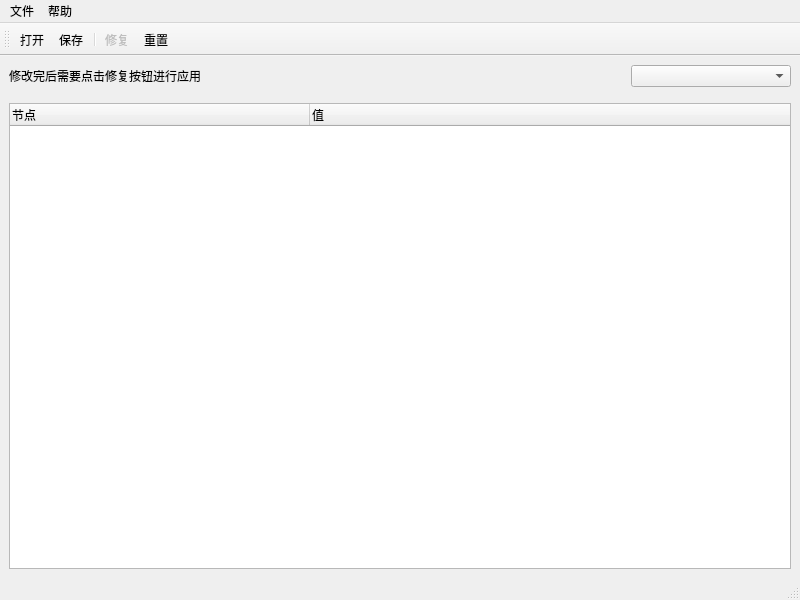
<?xml version="1.0" encoding="UTF-8"?>
<ui version="4.0">
 <class>wibu_reader</class>
 <widget class="QMainWindow" name="wibu_reader">
  <property name="geometry">
   <rect>
    <x>0</x>
    <y>0</y>
    <width>800</width>
    <height>600</height>
   </rect>
  </property>
  <property name="windowTitle">
   <string>Wibu Reader</string>
  </property>
  <property name="toolButtonStyle">
   <enum>Qt::ToolButtonIconOnly</enum>
  </property>
  <property name="animated">
   <bool>true</bool>
  </property>
  <property name="documentMode">
   <bool>false</bool>
  </property>
  <property name="tabShape">
   <enum>QTabWidget::Rounded</enum>
  </property>
  <widget class="QWidget" name="centralwidget">
   <layout class="QVBoxLayout" name="verticalLayout">
    <item>
     <layout class="QHBoxLayout" name="horizontalLayout">
      <item>
       <widget class="QLabel" name="label">
        <property name="text">
         <string>修改完后需要点击修复按钮进行应用</string>
        </property>
       </widget>
      </item>
      <item>
       <spacer name="horizontalSpacer_2">
        <property name="orientation">
         <enum>Qt::Horizontal</enum>
        </property>
        <property name="sizeHint" stdset="0">
         <size>
          <width>40</width>
          <height>20</height>
         </size>
        </property>
       </spacer>
      </item>
      <item>
       <widget class="QComboBox" name="comboBox">
        <property name="minimumSize">
         <size>
          <width>160</width>
          <height>16</height>
         </size>
        </property>
       </widget>
      </item>
     </layout>
    </item>
    <item>
     <widget class="QTabWidget" name="tabWidget">
      <property name="sizePolicy">
       <sizepolicy hsizetype="Expanding" vsizetype="Maximum">
        <horstretch>0</horstretch>
        <verstretch>0</verstretch>
       </sizepolicy>
      </property>
      <property name="minimumSize">
       <size>
        <width>0</width>
        <height>0</height>
       </size>
      </property>
      <property name="maximumSize">
       <size>
        <width>16777215</width>
        <height>24</height>
       </size>
      </property>
      <property name="tabShape">
       <enum>QTabWidget::Rounded</enum>
      </property>
      <property name="currentIndex">
       <number>-1</number>
      </property>
      <property name="documentMode">
       <bool>true</bool>
      </property>
      <property name="tabsClosable">
       <bool>true</bool>
      </property>
      <property name="movable">
       <bool>true</bool>
      </property>
     </widget>
    </item>
    <item>
     <widget class="QTreeWidget" name="treeWidget">
      <property name="editTriggers">
       <set>QAbstractItemView::NoEditTriggers</set>
      </property>
      <property name="indentation">
       <number>20</number>
      </property>
      <attribute name="headerDefaultSectionSize">
       <number>300</number>
      </attribute>
      <column>
       <property name="text">
        <string>节点</string>
       </property>
      </column>
      <column>
       <property name="text">
        <string>值</string>
       </property>
      </column>
     </widget>
    </item>
   </layout>
  </widget>
  <widget class="QMenuBar" name="menubar">
   <property name="geometry">
    <rect>
     <x>0</x>
     <y>0</y>
     <width>800</width>
     <height>23</height>
    </rect>
   </property>
   <widget class="QMenu" name="menu_file">
    <property name="title">
     <string>文件</string>
    </property>
    <widget class="QMenu" name="menu">
     <property name="title">
      <string>导出</string>
     </property>
     <property name="icon">
      <iconset>
       <normaloff>:/icon/Save.ico</normaloff>:/icon/Save.ico</iconset>
     </property>
     <addaction name="save_as_bin"/>
     <addaction name="save_as_xml"/>
    </widget>
    <addaction name="open"/>
    <addaction name="save"/>
    <addaction name="menu"/>
    <addaction name="exit"/>
   </widget>
   <widget class="QMenu" name="menu_help">
    <property name="title">
     <string>帮助</string>
    </property>
    <addaction name="about"/>
   </widget>
   <addaction name="menu_file"/>
   <addaction name="menu_help"/>
  </widget>
  <widget class="QStatusBar" name="statusbar">
   <property name="tabletTracking">
    <bool>false</bool>
   </property>
  </widget>
  <widget class="QToolBar" name="toolBar">
   <property name="windowTitle">
    <string>toolBar</string>
   </property>
   <attribute name="toolBarArea">
    <enum>TopToolBarArea</enum>
   </attribute>
   <attribute name="toolBarBreak">
    <bool>false</bool>
   </attribute>
   <addaction name="open"/>
   <addaction name="save"/>
   <addaction name="separator"/>
   <addaction name="fix"/>
   <addaction name="reset"/>
  </widget>
  <action name="open">
   <property name="icon">
    <iconset resource="toolbar.qrc">
     <normaloff>:/toolbar/Open.png</normaloff>:/toolbar/Open.png</iconset>
   </property>
   <property name="text">
    <string>打开</string>
   </property>
  </action>
  <action name="exit">
   <property name="icon">
    <iconset resource="toolbar.qrc">
     <normaloff>:/toolbar/Close.png</normaloff>:/toolbar/Close.png</iconset>
   </property>
   <property name="text">
    <string>退出</string>
   </property>
  </action>
  <action name="save_as_bin">
   <property name="icon">
    <iconset resource="toolbar.qrc">
     <normaloff>:/toolbar/Save.png</normaloff>:/toolbar/Save.png</iconset>
   </property>
   <property name="text">
    <string>输出二进制</string>
   </property>
  </action>
  <action name="save_as_xml">
   <property name="icon">
    <iconset resource="toolbar.qrc">
     <normaloff>:/toolbar/Save.png</normaloff>:/toolbar/Save.png</iconset>
   </property>
   <property name="text">
    <string>输出xml</string>
   </property>
  </action>
  <action name="save">
   <property name="icon">
    <iconset resource="toolbar.qrc">
     <normaloff>:/toolbar/Save.png</normaloff>:/toolbar/Save.png</iconset>
   </property>
   <property name="text">
    <string>保存</string>
   </property>
  </action>
  <action name="about">
   <property name="icon">
    <iconset resource="toolbar.qrc">
     <normaloff>:/toolbar/About.png</normaloff>:/toolbar/About.png</iconset>
   </property>
   <property name="text">
    <string>关于</string>
   </property>
  </action>
  <action name="fix">
   <property name="enabled">
    <bool>false</bool>
   </property>
   <property name="icon">
    <iconset resource="toolbar.qrc">
     <normaloff>:/toolbar/Check.png</normaloff>:/toolbar/Check.png</iconset>
   </property>
   <property name="text">
    <string>修复</string>
   </property>
   <property name="toolTip">
    <string>修复</string>
   </property>
  </action>
  <action name="reset">
   <property name="icon">
    <iconset resource="toolbar.qrc">
     <normaloff>:/toolbar/Break.png</normaloff>:/toolbar/Break.png</iconset>
   </property>
   <property name="text">
    <string>重置</string>
   </property>
  </action>
 </widget>
 <resources>
  <include location="toolbar.qrc"/>
 </resources>
 <connections>
  <connection>
   <sender>open</sender>
   <signal>triggered()</signal>
   <receiver>wibu_reader</receiver>
   <slot>update()</slot>
   <hints>
    <hint type="sourcelabel">
     <x>-1</x>
     <y>-1</y>
    </hint>
    <hint type="destinationlabel">
     <x>399</x>
     <y>299</y>
    </hint>
   </hints>
  </connection>
  <connection>
   <sender>about</sender>
   <signal>triggered()</signal>
   <receiver>wibu_reader</receiver>
   <slot>update()</slot>
   <hints>
    <hint type="sourcelabel">
     <x>-1</x>
     <y>-1</y>
    </hint>
    <hint type="destinationlabel">
     <x>399</x>
     <y>299</y>
    </hint>
   </hints>
  </connection>
  <connection>
   <sender>exit</sender>
   <signal>triggered()</signal>
   <receiver>wibu_reader</receiver>
   <slot>close()</slot>
   <hints>
    <hint type="sourcelabel">
     <x>-1</x>
     <y>-1</y>
    </hint>
    <hint type="destinationlabel">
     <x>399</x>
     <y>299</y>
    </hint>
   </hints>
  </connection>
  <connection>
   <sender>fix</sender>
   <signal>triggered()</signal>
   <receiver>wibu_reader</receiver>
   <slot>update()</slot>
   <hints>
    <hint type="sourcelabel">
     <x>-1</x>
     <y>-1</y>
    </hint>
    <hint type="destinationlabel">
     <x>399</x>
     <y>299</y>
    </hint>
   </hints>
  </connection>
  <connection>
   <sender>save</sender>
   <signal>triggered()</signal>
   <receiver>wibu_reader</receiver>
   <slot>update()</slot>
   <hints>
    <hint type="sourcelabel">
     <x>-1</x>
     <y>-1</y>
    </hint>
    <hint type="destinationlabel">
     <x>399</x>
     <y>299</y>
    </hint>
   </hints>
  </connection>
  <connection>
   <sender>save_as_bin</sender>
   <signal>triggered()</signal>
   <receiver>wibu_reader</receiver>
   <slot>update()</slot>
   <hints>
    <hint type="sourcelabel">
     <x>-1</x>
     <y>-1</y>
    </hint>
    <hint type="destinationlabel">
     <x>399</x>
     <y>299</y>
    </hint>
   </hints>
  </connection>
  <connection>
   <sender>save_as_xml</sender>
   <signal>triggered()</signal>
   <receiver>wibu_reader</receiver>
   <slot>update()</slot>
   <hints>
    <hint type="sourcelabel">
     <x>-1</x>
     <y>-1</y>
    </hint>
    <hint type="destinationlabel">
     <x>399</x>
     <y>299</y>
    </hint>
   </hints>
  </connection>
  <connection>
   <sender>comboBox</sender>
   <signal>currentIndexChanged(int)</signal>
   <receiver>wibu_reader</receiver>
   <slot>update()</slot>
   <hints>
    <hint type="sourcelabel">
     <x>709</x>
     <y>76</y>
    </hint>
    <hint type="destinationlabel">
     <x>399</x>
     <y>299</y>
    </hint>
   </hints>
  </connection>
  <connection>
   <sender>reset</sender>
   <signal>triggered()</signal>
   <receiver>wibu_reader</receiver>
   <slot>update()</slot>
   <hints>
    <hint type="sourcelabel">
     <x>-1</x>
     <y>-1</y>
    </hint>
    <hint type="destinationlabel">
     <x>399</x>
     <y>299</y>
    </hint>
   </hints>
  </connection>
  <connection>
   <sender>treeWidget</sender>
   <signal>itemDoubleClicked(QTreeWidgetItem*,int)</signal>
   <receiver>wibu_reader</receiver>
   <slot>update()</slot>
   <hints>
    <hint type="sourcelabel">
     <x>395</x>
     <y>239</y>
    </hint>
    <hint type="destinationlabel">
     <x>449</x>
     <y>-11</y>
    </hint>
   </hints>
  </connection>
  <connection>
   <sender>treeWidget</sender>
   <signal>itemChanged(QTreeWidgetItem*,int)</signal>
   <receiver>wibu_reader</receiver>
   <slot>update()</slot>
   <hints>
    <hint type="sourcelabel">
     <x>483</x>
     <y>349</y>
    </hint>
    <hint type="destinationlabel">
     <x>399</x>
     <y>299</y>
    </hint>
   </hints>
  </connection>
  <connection>
   <sender>tabWidget</sender>
   <signal>currentChanged(int)</signal>
   <receiver>wibu_reader</receiver>
   <slot>update()</slot>
   <hints>
    <hint type="sourcelabel">
     <x>399</x>
     <y>105</y>
    </hint>
    <hint type="destinationlabel">
     <x>399</x>
     <y>299</y>
    </hint>
   </hints>
  </connection>
  <connection>
   <sender>tabWidget</sender>
   <signal>tabCloseRequested(int)</signal>
   <receiver>wibu_reader</receiver>
   <slot>update()</slot>
   <hints>
    <hint type="sourcelabel">
     <x>399</x>
     <y>96</y>
    </hint>
    <hint type="destinationlabel">
     <x>399</x>
     <y>299</y>
    </hint>
   </hints>
  </connection>
 </connections>
</ui>
